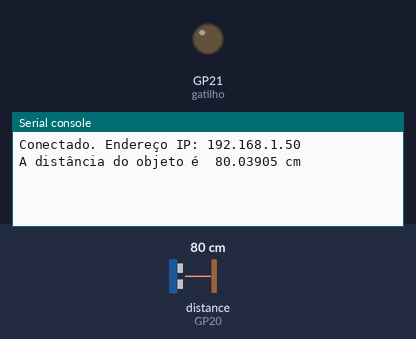
The program below on a simulated Raspberry Pi Pico running MicroPython. Parts: output pins drawn as LEDs (lit = HIGH), the last lines printed to the serial console. The inputs (shaded band) are chosen by the test bench; at power-on: distance to the obstacle (sensor on GP20) 80 cm. WiFi joins after 1.5 s; no MQTT or app messages arrive unless stated; pins used as bus, display or sensor lines are not drawn.

Above: at 2.8 s.
2.9 s: distance to the obstacle (sensor on GP20) set to 2 cm
At 8.0 s:
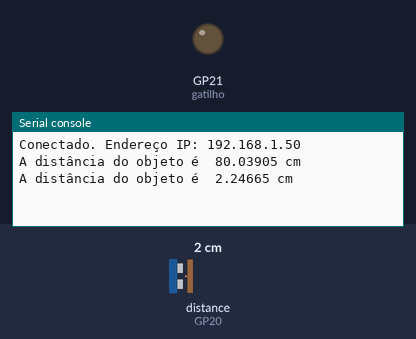
8.9 s: distance to the obstacle (sensor on GP20) set to 4 cm
At 13.1 s:
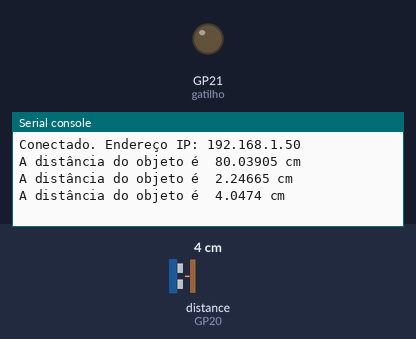
Timing chart, 0 to 14.6 s (numbered marks = the images above; inputs shaded):
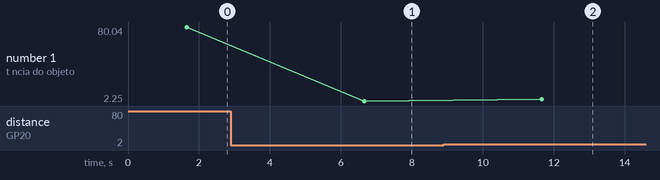

The program:

Alcaraz_e_Romao_.py
```python
from umqtt.simple import MQTTClient
from machine import Pin
import machine
import utime
import network
gatilho = Pin(21, Pin.OUT)
eco = Pin(20, Pin.IN)
ssid = 'Inteli-COLLEGE'
password = 'QazWsx@123'
wlan = network.WLAN(network.STA_IF)
wlan.active(True)
wlan.connect(ssid, password)
while not wlan.isconnected():
    pass
print("Conectado. Endereço IP:", wlan.ifconfig()[0])
TOKEN = "BBUS-YmiIPOdUMNRVQj9fEPgZYqCS5K5PYa"
CLIENT_ID = "unique_id"
TOPIC = b"/v1.6/devices/alca-e-romao/sensor"
def connect_mqtt():
    client = MQTTClient(CLIENT_ID, "industrial.api.ubidots.com", user=TOKEN, password="")
    client.connect()
    return client
def publish(client, value):
    msg = b"%s" % value
    client.publish(TOPIC, msg)
client = connect_mqtt()
while True:
    gatilho.low()
    utime.sleep_us(2)
    gatilho.high()
    utime.sleep_us(10)
    gatilho.low()
    while eco.value() == 0:
        sinal_desligado = utime.ticks_us()
    while eco.value() == 1:
        sinal_ligado = utime.ticks_us()
    tempo_passado = sinal_ligado - sinal_desligado
    distancia = (tempo_passado * 0.0343) / 2
    print("A distância do objeto é ", distancia, "cm")
    publish(client, distancia)
    utime.sleep(5)
```

Measured:
- after the input at 2.9 s, the serial console: prints a new line after 3.8 s (image 1)
- after the input at 8.9 s, the serial console: prints a new line after 2.8 s (image 2)
- plotted number 1: 80.04 → 2.25 after the input at 2.9 s, 2.25 → 4.05 after the input at 8.9 s
